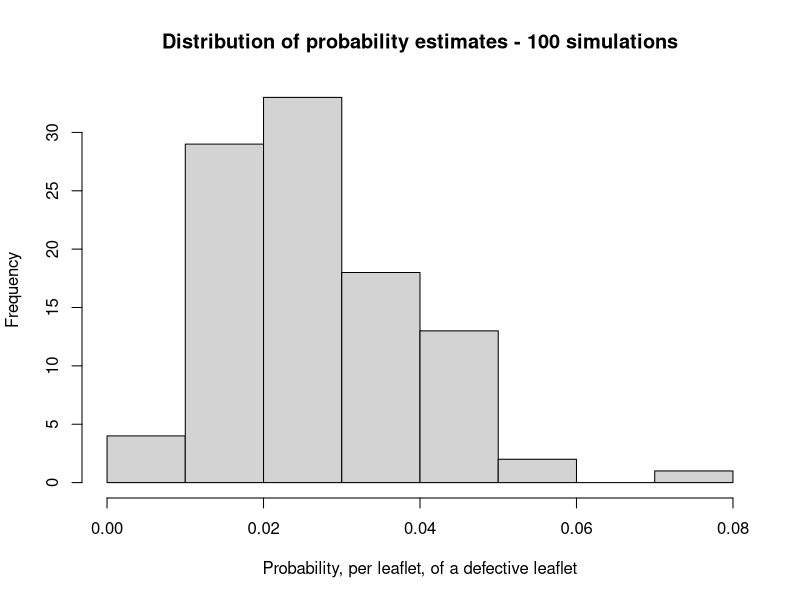
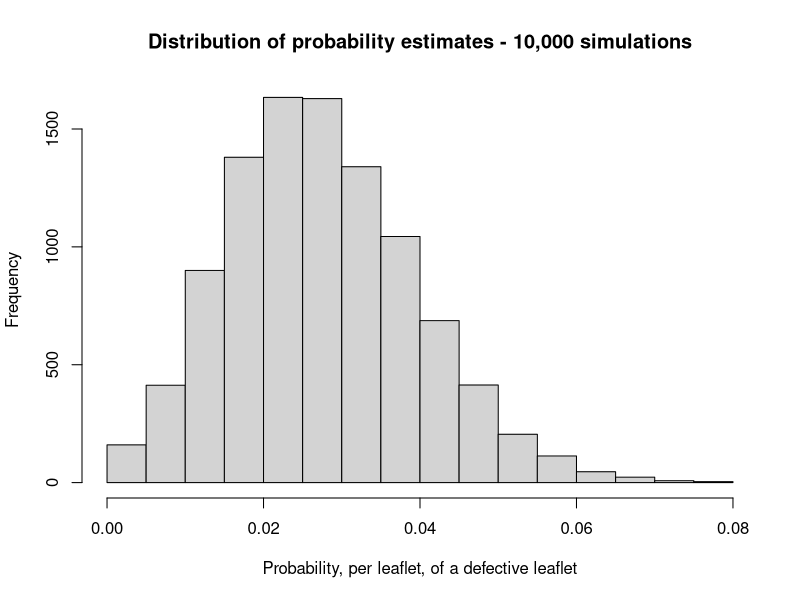

Generate these figures, in order, with R:
## ---- chunk 1
(echo = TRUE)
## ---- chunk 2
prop_defect <- function(n = 200, N1 = 10000, N2 = 20000, p1 = 0.05, p2 = 0.02){
  device1 <- rbinom(N1, 1, p1)
  device2 <- rbinom(N2, 1, p2)
  all_leaflets <- c(device1, device2)
  nsample <- sample(all_leaflets, size = n)
  sample_defected <- sum(nsample)
  prop <- sample_defected/n
  return(prop)
}
## ---- chunk 3
set.seed(373)
mrep <- 10000
prop_estimates <- replicate(mrep, expr = prop_defect(n = 200, p1 = 0.05, p2 = 0.02, 
                                                     N1 = 10000, N2 = 20000))
cat('| Minimum:', min(prop_estimates), '| Maximum', max(prop_estimates), '| Mean:', 
    mean(prop_estimates), '| Stan. Dev.', sd(prop_estimates), '\n')
## ---- chunk 4
set.seed(373)
quantile(prop_estimates, c(0.025, 0.975))
prop_agree_to2dp <- sum(prop_estimates < 0.035 & prop_estimates >= 0.025 )/mrep
prop_agree_to2dp
## ---- chunk 5
prop_est2 <- replicate(100, expr = prop_defect(n = 200, p1 = 0.05, p2 = 0.02,
                                                     N1 = 10000, N2 = 20000))
## ---- chunk 6
hist(prop_est2, 
     main = 'Distribution of probability estimates - 100 simulations', 
     xlab = 'Probability, per leaflet, of a defective leaflet')
## ---- chunk 7
hist(prop_estimates, 
     main = 'Distribution of probability estimates - 10,000 simulations', 
     xlab = 'Probability, per leaflet, of a defective leaflet')
## ---- chunk 8
prob_within_epsilon <- function(epsilon = 0.05, p = 0.1, N1 = 10000, N2 = 20000, n){
  rep_within_epsilon <- replicate(5000, 
                                  expr = (abs(p - prop_defect(n, p1=p, p2=p)) < epsilon))
  prob <- sum(rep_within_epsilon)/5000
  return(prob)
}
## ---- chunk 9
set.seed(373)
prob_within_epsilon(n=50)
prob_within_epsilon(n=100)
prob_within_epsilon(n=125)
prob_within_epsilon(n=140)
## ---- chunk 10
set.seed(373)
prob_within_epsilon(n=135)
prob_within_epsilon(n=134)
prob_within_epsilon(n=133)
